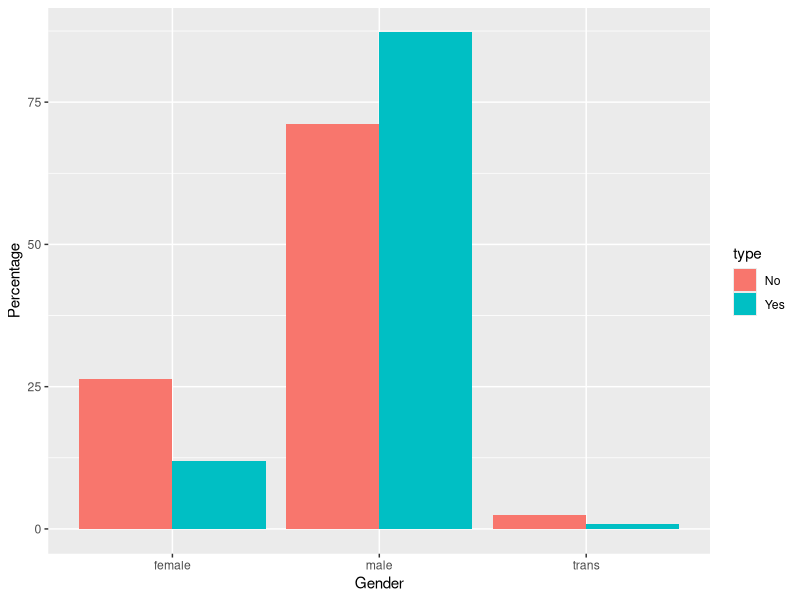

Reproduce this figure in R.
if (!require(tidyverse))
  install.packages('tidyverse')
library(tidyverse)
# require(tidyverse)
df <- read.csv("cleansurvey.csv")
df <- select(df,-c(X))
df$Age<-cut(df$Age, breaks=c(-Inf,21,35,65,Inf),labels = c("21 and under","22-45","46-65","65+"))
age_group <- df %>% 
  group_by(Age) %>% 
  summarise(count = n())
# gender_table <- table(df$Gender,df$treatment)
# for (i in 1:length(df)) {
#   aux <- prop.table(table(df$treatment, df[,i]), 1) * 100

# df <- lapply(df,table)
# solution <- as.data.frame(table(unlist(df)))
# mytable <- table(solution)
# table(df)
aux <- prop.table(table(df$treatment, df$Gender),1)*100
# auxdf <- as.data.frame(aux)
# filter(auxdf,auxdf$Freq>1)
nom <- colnames(aux)
type <- c(rep("Yes", ncol(aux)), rep("No", ncol(aux)))
val <- append(aux[1,], aux[2,])
df.aux <- data.frame(nom = nom, type = type , val = val)

g <- ggplot() +
  # geom_bar(mapping = aes(gender_table))
  geom_bar(
    data = df.aux,
    aes(x = nom, y = val, fill = type),
    stat = 'identity',
    position = 'dodge'
  ) +
  # coord_flip() +
  labs(
    x = "Gender",
    y = "Percentage"
    # title = paste(names(df[i]), "Frequency", sep = " ")
  )
print(g)
# }


# age_group <- df %>% 
#   group_by(Age) %>% 
#   summarise(count = n())
# age_group

# ggplot(age_group, aes(x = Age, y = count, fill = Age)) +  
#   geom_bar(stat = "identity") +
#   xlab("Age Group") + 
#   ylab("Number of People") 


# df <- data.frame(age= df$Age, gender= df$Gender,
#                    family_history= df$family_history,
#                    work_interfere= df$work_interfere,
#                    benefits= df$benefits,
#                    care_options= df$care_options,
#                    anonymity= df$anonymity,
#                    treatment=df$treatment)
# 
# 
# regression <- treatment ~
#   gender+
#   family_history+
#   work_interfere+
#   benefits+
#   care_options+
#   anonymity
# 
# set.seed(101)
# n <- nrow(df)
# df.index <- sample(1:n , size=round(n*0.7))
# train <- df[df.index,]
# test <- df[-df.index,]
# 
# mental_all_var <- treatment ~
#   gender+
#   family_history+
#   work_interfere+
#   benefits+
#   care_options+
#   anonymity
# 
# rpart_all_variables <- rpart(mental_all_var,
#                              data=train,
#                              method = "class")
# 
# rpart.plot(rpart_all_variables, type = 4, fallen.leaves = FALSE, extra = 5)
